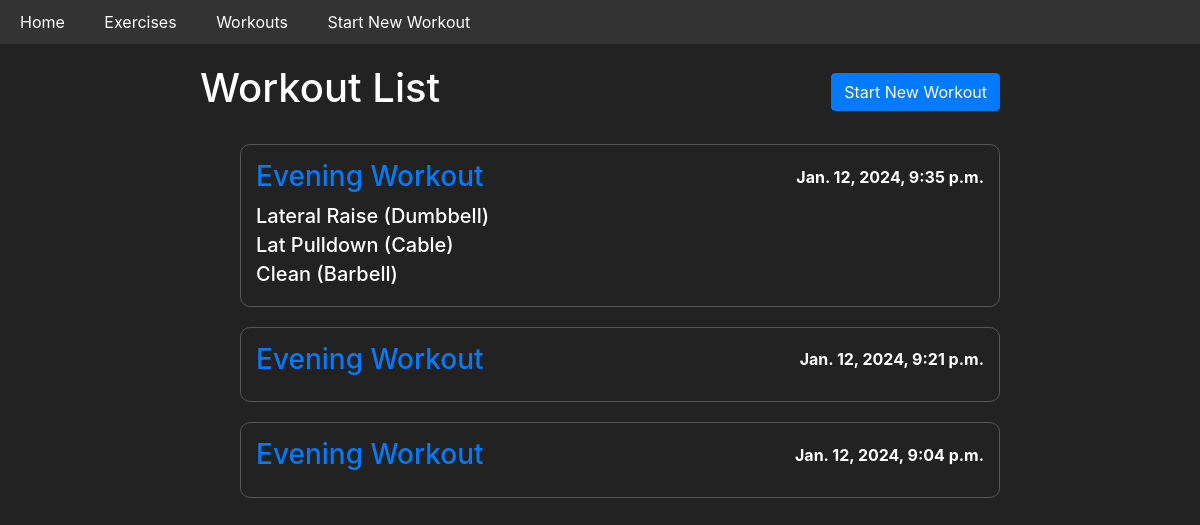
Before: /gym/workouts/ with the older database file.
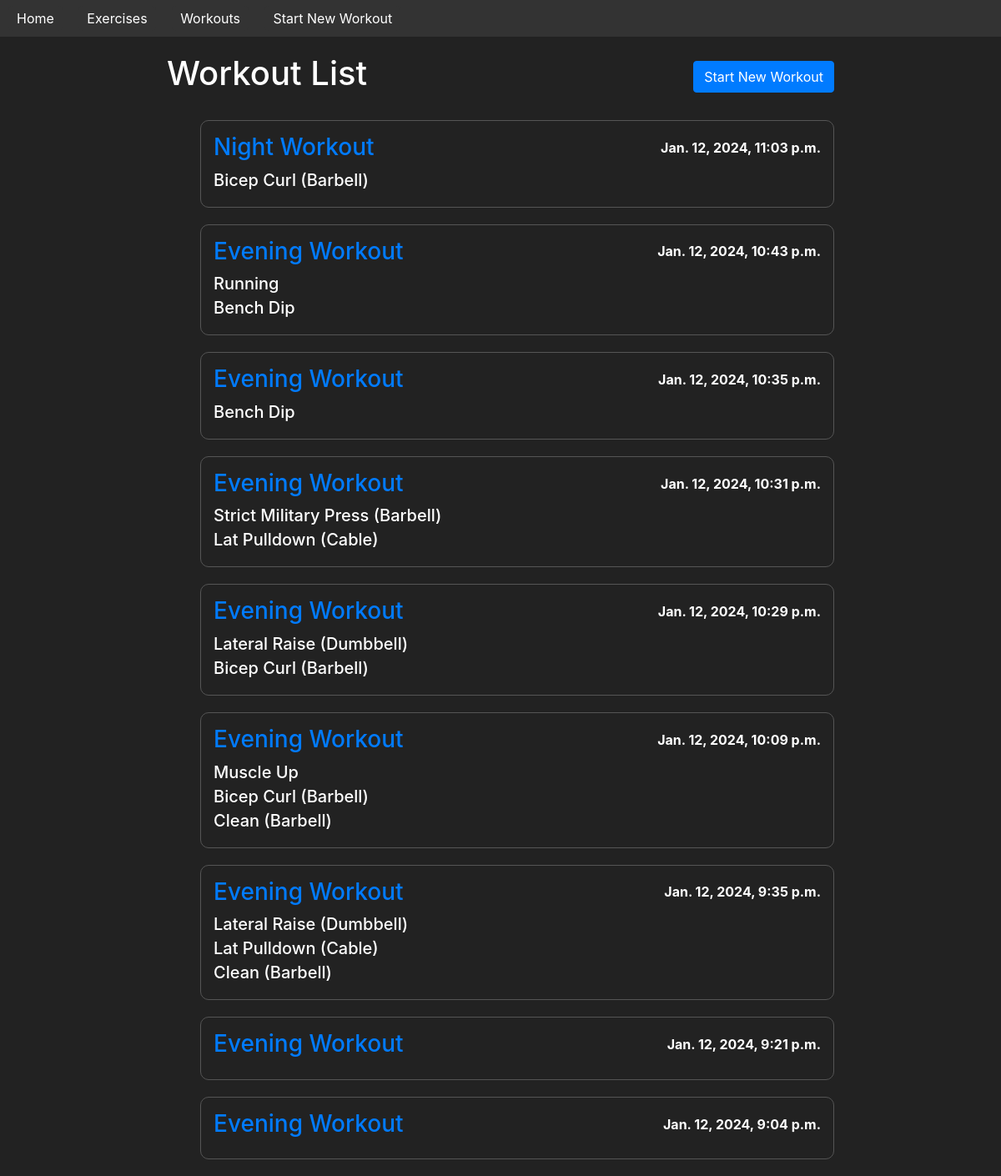
After: the same page with the newer database file.
### gym/models.py (models this page shows, shortened)
class Workout(models.Model):
    name = models.CharField(max_length=100, blank=True)
    date_created = models.DateTimeField(auto_now_add=True)
    exercises = models.ManyToManyField(Exercise, through=WorkoutExercise, blank=True)

class WorkoutExercise(models.Model):
    workout = models.ForeignKey('Workout', on_delete=models.CASCADE)
    exercise = models.ForeignKey(Exercise, on_delete=models.CASCADE)
    sets = models.ManyToManyField(Set, blank=True)

class Exercise(models.Model):
    id = models.BigAutoField(primary_key=True)
    name = models.CharField(max_length=60)
    description = models.TextField()
    CATEGORY_CHOICES = [
        ('Barbell', 'barbell'),
        ('Dumbbell', 'dumbbell'),
        ('Machine / Other', 'machine'),
        ('Weighted Bodyweight', 'weighted_bw'),
        ('Assisted Bodyweight', 'assisted_bw'),
        ('Reps Only', 'reps'),
        ('Cardio', 'cardio'),
        ('Duration', 'duration'),
    ]
    category = models.CharField(max_length=30, choices=CATEGORY_CHOICES)
    BODYPART_CHOICES = [
        ('Core', 'core'),
        ('Arms', 'arms'),
        ('Back', 'back'),
        ('Chest', 'chest'),
        ('Legs', 'legs'),
        ('Shoulders', 'shoulders'),
        ('Other', 'other'),
        ('Olympic', 'olympic'),
        ('Full Body', 'fullbody'),
        ('Cardio', 'cardio'),
    ]
    bodypart = models.CharField(max_length=30, choices=BODYPART_CHOICES)

### gym/views.py (the view)
# urls.py: path('workouts/', WorkoutListView.as_view(), name='workout_list'),
class WorkoutListView(ListView):
    model = Workout
    template_name = 'workout_list.html'
    context_object_name = 'workouts'
    ordering = ['-date_created']

### gym/templates/workout_list.html (shortened to what this page needs)
{% extends 'base_generic.html' %}
{% load static %}
{% block head %}
    <link rel="stylesheet" href="{% static 'css/workout_list.css' %}">
{% endblock %}
{% block content %}
  <div class="workout-list-container">
    <div class="header-container mb-4">
      <h1>Workout List</h1>
      <a href="{% url 'start_new_workout' %}" class="btn btn-primary">Start New Workout</a>
    </div>
    {% if workouts %}
      <ul>
        {% for workout in workouts %}
          <a href="{% url 'workout_detail' workout.id %}" class="workout-link">
            <div class="workout-item">
              <div class="workout-header">
                <h3 class="text-primary">{{ workout.name }}</h3>
                <p><strong>{{ workout.date_created }}</strong></p>
              </div>
              <ul>
                {% for workout_exercise in workout.workoutexercise_set.all %}
                  <li>
                    <h5>{{ workout_exercise.exercise.name }}</h5>
                  </li>
                {% endfor %}
              </ul>
            </div>
          </a>
        {% endfor %}
      </ul>
    {% else %}
      <p>No workouts available.</p>
    {% endif %}
  </div>
{% endblock %}

Changed rows visible on the page:
added Workout: name "Night Workout", date_created "Jan. 12, 2024, 11:03 p.m."
added WorkoutExercise: exercise.name "Bicep Curl (Barbell)", shown under "Night Workout"
added Workout: name "Evening Workout", date_created "Jan. 12, 2024, 10:43 p.m."
added WorkoutExercise: exercise.name "Running", shown under "Evening Workout"
added WorkoutExercise: exercise.name "Bench Dip", shown under "Evening Workout"
added Workout: name "Evening Workout", date_created "Jan. 12, 2024, 10:35 p.m."
added WorkoutExercise: exercise.name "Bench Dip", shown under "Evening Workout"
added Workout: name "Evening Workout", date_created "Jan. 12, 2024, 10:31 p.m."
added WorkoutExercise: exercise.name "Strict Military Press (Barbell)", shown under "Evening Workout"
added WorkoutExercise: exercise.name "Lat Pulldown (Cable)", shown under "Evening Workout"
added Workout: name "Evening Workout", date_created "Jan. 12, 2024, 10:29 p.m."
added WorkoutExercise: exercise.name "Lateral Raise (Dumbbell)", shown under "Evening Workout"
added WorkoutExercise: exercise.name "Bicep Curl (Barbell)", shown under "Evening Workout"
added Workout: name "Evening Workout", date_created "Jan. 12, 2024, 10:09 p.m."
added WorkoutExercise: exercise.name "Muscle Up", shown under "Evening Workout"
added WorkoutExercise: exercise.name "Bicep Curl (Barbell)", shown under "Evening Workout"
added WorkoutExercise: exercise.name "Clean (Barbell)", shown under "Evening Workout"
